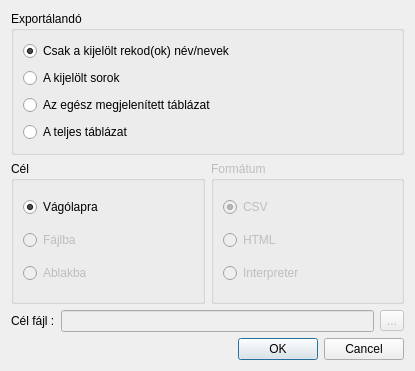
<?xml version="1.0" encoding="UTF-8"?>
<ui version="4.0">
 <class>cTableExportDialog</class>
 <widget class="QDialog" name="cTableExportDialog">
  <property name="windowModality">
   <enum>Qt::WindowModal</enum>
  </property>
  <property name="geometry">
   <rect>
    <x>0</x>
    <y>0</y>
    <width>415</width>
    <height>371</height>
   </rect>
  </property>
  <property name="windowTitle">
   <string>Export dialóg</string>
  </property>
  <property name="modal">
   <bool>true</bool>
  </property>
  <layout class="QVBoxLayout" name="verticalLayout_4">
   <item>
    <widget class="QGroupBox" name="groupBoxWhat">
     <property name="title">
      <string>Exportálandó</string>
     </property>
     <layout class="QVBoxLayout" name="verticalLayout_3">
      <item>
       <widget class="QRadioButton" name="radioButtonName">
        <property name="text">
         <string>Csak a kijelölt rekod(ok) név/nevek</string>
        </property>
        <property name="checked">
         <bool>true</bool>
        </property>
       </widget>
      </item>
      <item>
       <widget class="QRadioButton" name="radioButtonSelected">
        <property name="text">
         <string>A kijelölt sorok</string>
        </property>
       </widget>
      </item>
      <item>
       <widget class="QRadioButton" name="radioButtonViewed">
        <property name="text">
         <string>Az egész megjelenített táblázat</string>
        </property>
       </widget>
      </item>
      <item>
       <widget class="QRadioButton" name="radioButtonAll">
        <property name="enabled">
         <bool>true</bool>
        </property>
        <property name="toolTip">
         <string>&lt;html&gt;&lt;head/&gt;&lt;body&gt;&lt;p&gt;Ebben az esetben a program újraolvassa a teljes adattáblát, az összes sort. A kijelölések elvesznek. Nagy adattáblák esetén ez hosszabb ideig is eltarthat. A művelet megszakítására nincs lehetőség.&lt;/p&gt;&lt;/body&gt;&lt;/html&gt;</string>
        </property>
        <property name="text">
         <string>A teljes táblázat</string>
        </property>
       </widget>
      </item>
     </layout>
    </widget>
   </item>
   <item>
    <layout class="QHBoxLayout" name="horizontalLayout_3">
     <item>
      <widget class="QGroupBox" name="groupBoxTarget">
       <property name="title">
        <string>Cél</string>
       </property>
       <layout class="QVBoxLayout" name="verticalLayout_2">
        <item>
         <widget class="QRadioButton" name="radioButtonClip">
          <property name="text">
           <string>Vágólapra</string>
          </property>
          <property name="checked">
           <bool>true</bool>
          </property>
         </widget>
        </item>
        <item>
         <widget class="QRadioButton" name="radioButtonFile">
          <property name="enabled">
           <bool>false</bool>
          </property>
          <property name="text">
           <string>Fájlba</string>
          </property>
         </widget>
        </item>
        <item>
         <widget class="QRadioButton" name="radioButtonWin">
          <property name="enabled">
           <bool>false</bool>
          </property>
          <property name="text">
           <string>Ablakba</string>
          </property>
         </widget>
        </item>
       </layout>
      </widget>
     </item>
     <item>
      <widget class="QGroupBox" name="groupBoxForm">
       <property name="enabled">
        <bool>false</bool>
       </property>
       <property name="title">
        <string>Formátum</string>
       </property>
       <layout class="QVBoxLayout" name="verticalLayout">
        <item>
         <widget class="QRadioButton" name="radioButtonCSV">
          <property name="text">
           <string>CSV</string>
          </property>
          <property name="checked">
           <bool>true</bool>
          </property>
         </widget>
        </item>
        <item>
         <widget class="QRadioButton" name="radioButtonHTML">
          <property name="enabled">
           <bool>false</bool>
          </property>
          <property name="text">
           <string>HTML</string>
          </property>
         </widget>
        </item>
        <item>
         <widget class="QRadioButton" name="radioButtonINT">
          <property name="enabled">
           <bool>false</bool>
          </property>
          <property name="text">
           <string>Interpreter</string>
          </property>
         </widget>
        </item>
       </layout>
      </widget>
     </item>
    </layout>
   </item>
   <item>
    <layout class="QHBoxLayout" name="horizontalLayout">
     <item>
      <widget class="QLabel" name="labelFilePath">
       <property name="text">
        <string>Cél fájl :</string>
       </property>
      </widget>
     </item>
     <item>
      <widget class="QLineEdit" name="lineEditFilePath">
       <property name="enabled">
        <bool>false</bool>
       </property>
      </widget>
     </item>
     <item>
      <widget class="QToolButton" name="toolButtonFilePath">
       <property name="enabled">
        <bool>false</bool>
       </property>
       <property name="text">
        <string>...</string>
       </property>
      </widget>
     </item>
    </layout>
   </item>
   <item>
    <layout class="QHBoxLayout" name="horizontalLayout_2">
     <item>
      <widget class="QDialogButtonBox" name="buttonBox">
       <property name="standardButtons">
        <set>QDialogButtonBox::Cancel|QDialogButtonBox::Ok</set>
       </property>
      </widget>
     </item>
    </layout>
   </item>
  </layout>
 </widget>
 <resources/>
 <connections>
  <connection>
   <sender>radioButtonFile</sender>
   <signal>toggled(bool)</signal>
   <receiver>lineEditFilePath</receiver>
   <slot>setEnabled(bool)</slot>
   <hints>
    <hint type="sourcelabel">
     <x>240</x>
     <y>181</y>
    </hint>
    <hint type="destinationlabel">
     <x>249</x>
     <y>215</y>
    </hint>
   </hints>
  </connection>
  <connection>
   <sender>radioButtonName</sender>
   <signal>clicked(bool)</signal>
   <receiver>radioButtonClip</receiver>
   <slot>setChecked(bool)</slot>
   <hints>
    <hint type="sourcelabel">
     <x>240</x>
     <y>38</y>
    </hint>
    <hint type="destinationlabel">
     <x>240</x>
     <y>159</y>
    </hint>
   </hints>
  </connection>
  <connection>
   <sender>radioButtonFile</sender>
   <signal>toggled(bool)</signal>
   <receiver>toolButtonFilePath</receiver>
   <slot>setEnabled(bool)</slot>
   <hints>
    <hint type="sourcelabel">
     <x>240</x>
     <y>181</y>
    </hint>
    <hint type="destinationlabel">
     <x>463</x>
     <y>215</y>
    </hint>
   </hints>
  </connection>
  <connection>
   <sender>buttonBox</sender>
   <signal>accepted()</signal>
   <receiver>cTableExportDialog</receiver>
   <slot>accept()</slot>
   <hints>
    <hint type="sourcelabel">
     <x>358</x>
     <y>242</y>
    </hint>
    <hint type="destinationlabel">
     <x>240</x>
     <y>129</y>
    </hint>
   </hints>
  </connection>
  <connection>
   <sender>buttonBox</sender>
   <signal>rejected()</signal>
   <receiver>cTableExportDialog</receiver>
   <slot>reject()</slot>
   <hints>
    <hint type="sourcelabel">
     <x>358</x>
     <y>242</y>
    </hint>
    <hint type="destinationlabel">
     <x>240</x>
     <y>129</y>
    </hint>
   </hints>
  </connection>
  <connection>
   <sender>radioButtonName</sender>
   <signal>toggled(bool)</signal>
   <receiver>radioButtonFile</receiver>
   <slot>setDisabled(bool)</slot>
   <hints>
    <hint type="sourcelabel">
     <x>170</x>
     <y>38</y>
    </hint>
    <hint type="destinationlabel">
     <x>87</x>
     <y>182</y>
    </hint>
   </hints>
  </connection>
  <connection>
   <sender>radioButtonName</sender>
   <signal>toggled(bool)</signal>
   <receiver>radioButtonWin</receiver>
   <slot>setDisabled(bool)</slot>
   <hints>
    <hint type="sourcelabel">
     <x>170</x>
     <y>38</y>
    </hint>
    <hint type="destinationlabel">
     <x>107</x>
     <y>271</y>
    </hint>
   </hints>
  </connection>
  <connection>
   <sender>radioButtonName</sender>
   <signal>toggled(bool)</signal>
   <receiver>groupBoxForm</receiver>
   <slot>setDisabled(bool)</slot>
   <hints>
    <hint type="sourcelabel">
     <x>207</x>
     <y>52</y>
    </hint>
    <hint type="destinationlabel">
     <x>307</x>
     <y>232</y>
    </hint>
   </hints>
  </connection>
  <connection>
   <sender>radioButtonName</sender>
   <signal>toggled(bool)</signal>
   <receiver>radioButtonCSV</receiver>
   <slot>setDisabled(bool)</slot>
   <hints>
    <hint type="sourcelabel">
     <x>207</x>
     <y>52</y>
    </hint>
    <hint type="destinationlabel">
     <x>307</x>
     <y>213</y>
    </hint>
   </hints>
  </connection>
  <connection>
   <sender>radioButtonName</sender>
   <signal>toggled(bool)</signal>
   <receiver>radioButtonHTML</receiver>
   <slot>setDisabled(bool)</slot>
   <hints>
    <hint type="sourcelabel">
     <x>207</x>
     <y>52</y>
    </hint>
    <hint type="destinationlabel">
     <x>307</x>
     <y>242</y>
    </hint>
   </hints>
  </connection>
 </connections>
</ui>
